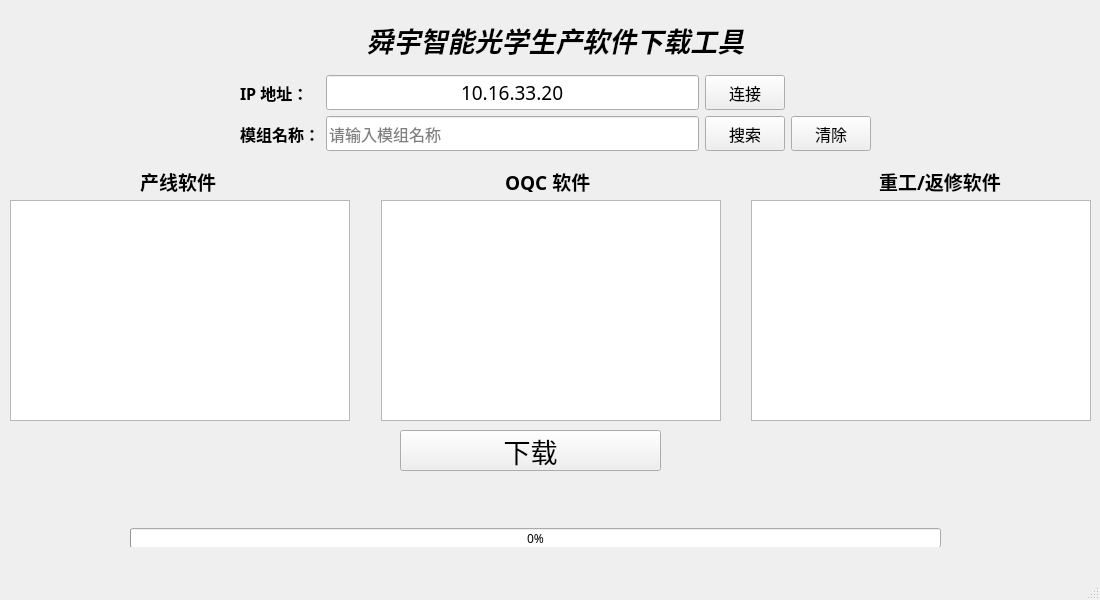
<?xml version="1.0" encoding="UTF-8"?>
<ui version="4.0">
 <class>MainWindow</class>
 <widget class="QMainWindow" name="MainWindow">
  <property name="geometry">
   <rect>
    <x>0</x>
    <y>0</y>
    <width>1100</width>
    <height>600</height>
   </rect>
  </property>
  <property name="minimumSize">
   <size>
    <width>1100</width>
    <height>600</height>
   </size>
  </property>
  <property name="maximumSize">
   <size>
    <width>1100</width>
    <height>600</height>
   </size>
  </property>
  <property name="font">
   <font>
    <family>楷体</family>
    <italic>false</italic>
   </font>
  </property>
  <property name="cursor">
   <cursorShape>ArrowCursor</cursorShape>
  </property>
  <property name="windowTitle">
   <string>MainWindow</string>
  </property>
  <widget class="QWidget" name="centralwidget">
   <widget class="QWidget" name="layoutWidget">
    <property name="geometry">
     <rect>
      <x>130</x>
      <y>480</y>
      <width>811</width>
      <height>67</height>
     </rect>
    </property>
    <layout class="QVBoxLayout" name="verticalLayout">
     <item>
      <widget class="QLabel" name="download_file">
       <property name="font">
        <font>
         <family>楷体</family>
         <pointsize>13</pointsize>
         <weight>75</weight>
         <italic>false</italic>
         <bold>true</bold>
        </font>
       </property>
       <property name="text">
        <string/>
       </property>
      </widget>
     </item>
     <item>
      <widget class="QLabel" name="download_process">
       <property name="font">
        <font>
         <family>楷体</family>
         <italic>true</italic>
        </font>
       </property>
       <property name="text">
        <string/>
       </property>
       <property name="alignment">
        <set>Qt::AlignRight|Qt::AlignTrailing|Qt::AlignVCenter</set>
       </property>
      </widget>
     </item>
     <item>
      <widget class="QProgressBar" name="progressBar">
       <property name="value">
        <number>0</number>
       </property>
      </widget>
     </item>
    </layout>
   </widget>
   <widget class="QWidget" name="layoutWidget">
    <property name="geometry">
     <rect>
      <x>140</x>
      <y>170</y>
      <width>861</width>
      <height>22</height>
     </rect>
    </property>
    <layout class="QHBoxLayout" name="horizontalLayout_2">
     <item>
      <widget class="QLabel" name="label_5">
       <property name="font">
        <font>
         <family>楷体</family>
         <pointsize>14</pointsize>
         <weight>75</weight>
         <italic>false</italic>
         <bold>true</bold>
        </font>
       </property>
       <property name="text">
        <string>产线软件</string>
       </property>
       <property name="buddy">
        <cstring>module_soft_list</cstring>
       </property>
      </widget>
     </item>
     <item>
      <spacer name="horizontalSpacer_3">
       <property name="orientation">
        <enum>Qt::Horizontal</enum>
       </property>
       <property name="sizeHint" stdset="0">
        <size>
         <width>208</width>
         <height>20</height>
        </size>
       </property>
      </spacer>
     </item>
     <item>
      <widget class="QLabel" name="label_6">
       <property name="font">
        <font>
         <family>楷体</family>
         <pointsize>14</pointsize>
         <weight>75</weight>
         <italic>false</italic>
         <bold>true</bold>
        </font>
       </property>
       <property name="text">
        <string>OQC 软件</string>
       </property>
       <property name="buddy">
        <cstring>oqc_soft_list</cstring>
       </property>
      </widget>
     </item>
     <item>
      <spacer name="horizontalSpacer_4">
       <property name="orientation">
        <enum>Qt::Horizontal</enum>
       </property>
       <property name="sizeHint" stdset="0">
        <size>
         <width>208</width>
         <height>20</height>
        </size>
       </property>
      </spacer>
     </item>
     <item>
      <widget class="QLabel" name="label_7">
       <property name="font">
        <font>
         <pointsize>14</pointsize>
         <weight>75</weight>
         <bold>true</bold>
        </font>
       </property>
       <property name="text">
        <string>重工/返修软件</string>
       </property>
       <property name="buddy">
        <cstring>restart_soft_list</cstring>
       </property>
      </widget>
     </item>
    </layout>
   </widget>
   <widget class="QPushButton" name="download_btn">
    <property name="enabled">
     <bool>true</bool>
    </property>
    <property name="geometry">
     <rect>
      <x>400</x>
      <y>430</y>
      <width>261</width>
      <height>41</height>
     </rect>
    </property>
    <property name="font">
     <font>
      <family>楷体</family>
      <pointsize>20</pointsize>
      <weight>50</weight>
      <italic>false</italic>
      <bold>false</bold>
      <kerning>true</kerning>
     </font>
    </property>
    <property name="cursor">
     <cursorShape>PointingHandCursor</cursorShape>
    </property>
    <property name="text">
     <string>下载</string>
    </property>
    <property name="shortcut">
     <string>F3</string>
    </property>
    <property name="checkable">
     <bool>false</bool>
    </property>
   </widget>
   <widget class="QWidget" name="layoutWidget">
    <property name="geometry">
     <rect>
      <x>10</x>
      <y>200</y>
      <width>1081</width>
      <height>221</height>
     </rect>
    </property>
    <layout class="QHBoxLayout" name="horizontalLayout_3">
     <item>
      <widget class="QListWidget" name="module_soft_list">
       <property name="minimumSize">
        <size>
         <width>340</width>
         <height>200</height>
        </size>
       </property>
       <property name="font">
        <font>
         <family>微软雅黑</family>
         <pointsize>9</pointsize>
         <weight>50</weight>
         <italic>false</italic>
         <bold>false</bold>
        </font>
       </property>
       <property name="cursor" stdset="0">
        <cursorShape>PointingHandCursor</cursorShape>
       </property>
       <property name="autoFillBackground">
        <bool>false</bool>
       </property>
      </widget>
     </item>
     <item>
      <spacer name="horizontalSpacer">
       <property name="orientation">
        <enum>Qt::Horizontal</enum>
       </property>
       <property name="sizeHint" stdset="0">
        <size>
         <width>18</width>
         <height>20</height>
        </size>
       </property>
      </spacer>
     </item>
     <item>
      <widget class="QListWidget" name="oqc_soft_list">
       <property name="minimumSize">
        <size>
         <width>340</width>
         <height>200</height>
        </size>
       </property>
       <property name="font">
        <font>
         <family>微软雅黑</family>
         <pointsize>9</pointsize>
         <italic>false</italic>
        </font>
       </property>
       <property name="cursor" stdset="0">
        <cursorShape>PointingHandCursor</cursorShape>
       </property>
      </widget>
     </item>
     <item>
      <spacer name="horizontalSpacer_2">
       <property name="orientation">
        <enum>Qt::Horizontal</enum>
       </property>
       <property name="sizeHint" stdset="0">
        <size>
         <width>18</width>
         <height>20</height>
        </size>
       </property>
      </spacer>
     </item>
     <item>
      <widget class="QListWidget" name="restart_soft_list">
       <property name="sizePolicy">
        <sizepolicy hsizetype="Expanding" vsizetype="Expanding">
         <horstretch>0</horstretch>
         <verstretch>0</verstretch>
        </sizepolicy>
       </property>
       <property name="minimumSize">
        <size>
         <width>340</width>
         <height>200</height>
        </size>
       </property>
       <property name="font">
        <font>
         <family>微软雅黑</family>
         <pointsize>9</pointsize>
         <italic>false</italic>
        </font>
       </property>
       <property name="cursor" stdset="0">
        <cursorShape>PointingHandCursor</cursorShape>
       </property>
      </widget>
     </item>
    </layout>
   </widget>
   <widget class="QWidget" name="">
    <property name="geometry">
     <rect>
      <x>240</x>
      <y>10</y>
      <width>631</width>
      <height>141</height>
     </rect>
    </property>
    <layout class="QVBoxLayout" name="verticalLayout_2">
     <item>
      <widget class="QLabel" name="label_4">
       <property name="font">
        <font>
         <family>楷体</family>
         <pointsize>20</pointsize>
         <weight>75</weight>
         <italic>true</italic>
         <bold>true</bold>
         <kerning>true</kerning>
        </font>
       </property>
       <property name="text">
        <string>舜宇智能光学生产软件下载工具</string>
       </property>
       <property name="alignment">
        <set>Qt::AlignCenter</set>
       </property>
      </widget>
     </item>
     <item>
      <layout class="QGridLayout" name="gridLayout">
       <item row="0" column="1">
        <widget class="QLineEdit" name="ip_1">
         <property name="minimumSize">
          <size>
           <width>0</width>
           <height>35</height>
          </size>
         </property>
         <property name="font">
          <font>
           <family>楷体</family>
           <pointsize>14</pointsize>
           <weight>50</weight>
           <italic>false</italic>
           <bold>false</bold>
          </font>
         </property>
         <property name="text">
          <string>10.16.33.20</string>
         </property>
         <property name="maxLength">
          <number>15</number>
         </property>
         <property name="alignment">
          <set>Qt::AlignCenter</set>
         </property>
        </widget>
       </item>
       <item row="1" column="2">
        <widget class="QPushButton" name="search_module_btn">
         <property name="minimumSize">
          <size>
           <width>0</width>
           <height>35</height>
          </size>
         </property>
         <property name="maximumSize">
          <size>
           <width>16777215</width>
           <height>35</height>
          </size>
         </property>
         <property name="font">
          <font>
           <family>楷体</family>
           <pointsize>12</pointsize>
           <italic>false</italic>
          </font>
         </property>
         <property name="cursor">
          <cursorShape>PointingHandCursor</cursorShape>
         </property>
         <property name="text">
          <string>搜索</string>
         </property>
         <property name="shortcut">
          <string>Return</string>
         </property>
        </widget>
       </item>
       <item row="1" column="0">
        <widget class="QLabel" name="label_2">
         <property name="font">
          <font>
           <family>楷体</family>
           <pointsize>12</pointsize>
           <weight>75</weight>
           <italic>false</italic>
           <bold>true</bold>
          </font>
         </property>
         <property name="text">
          <string>模组名称：</string>
         </property>
        </widget>
       </item>
       <item row="0" column="0">
        <widget class="QLabel" name="label">
         <property name="font">
          <font>
           <family>楷体</family>
           <pointsize>12</pointsize>
           <weight>75</weight>
           <italic>false</italic>
           <bold>true</bold>
          </font>
         </property>
         <property name="text">
          <string>IP 地址：</string>
         </property>
        </widget>
       </item>
       <item row="1" column="1">
        <widget class="QLineEdit" name="module_name">
         <property name="enabled">
          <bool>true</bool>
         </property>
         <property name="minimumSize">
          <size>
           <width>0</width>
           <height>35</height>
          </size>
         </property>
         <property name="font">
          <font>
           <family>楷体</family>
           <pointsize>12</pointsize>
           <weight>50</weight>
           <italic>false</italic>
           <bold>false</bold>
          </font>
         </property>
         <property name="text">
          <string/>
         </property>
         <property name="placeholderText">
          <string>请输入模组名称</string>
         </property>
        </widget>
       </item>
       <item row="0" column="2">
        <widget class="QPushButton" name="link_ftp_btn">
         <property name="minimumSize">
          <size>
           <width>0</width>
           <height>35</height>
          </size>
         </property>
         <property name="maximumSize">
          <size>
           <width>16777215</width>
           <height>35</height>
          </size>
         </property>
         <property name="font">
          <font>
           <family>楷体</family>
           <pointsize>12</pointsize>
           <italic>false</italic>
          </font>
         </property>
         <property name="cursor">
          <cursorShape>PointingHandCursor</cursorShape>
         </property>
         <property name="text">
          <string>连接</string>
         </property>
         <property name="shortcut">
          <string>F1</string>
         </property>
        </widget>
       </item>
       <item row="1" column="3">
        <widget class="QPushButton" name="clear_btn">
         <property name="minimumSize">
          <size>
           <width>0</width>
           <height>35</height>
          </size>
         </property>
         <property name="maximumSize">
          <size>
           <width>16777215</width>
           <height>35</height>
          </size>
         </property>
         <property name="font">
          <font>
           <pointsize>12</pointsize>
          </font>
         </property>
         <property name="text">
          <string>清除</string>
         </property>
         <property name="shortcut">
          <string>F2</string>
         </property>
        </widget>
       </item>
      </layout>
     </item>
    </layout>
   </widget>
  </widget>
  <widget class="QMenuBar" name="menubar">
   <property name="geometry">
    <rect>
     <x>0</x>
     <y>0</y>
     <width>1100</width>
     <height>23</height>
    </rect>
   </property>
  </widget>
  <widget class="QStatusBar" name="statusbar"/>
 </widget>
 <tabstops>
  <tabstop>module_name</tabstop>
  <tabstop>module_soft_list</tabstop>
  <tabstop>restart_soft_list</tabstop>
  <tabstop>ip_1</tabstop>
  <tabstop>link_ftp_btn</tabstop>
  <tabstop>search_module_btn</tabstop>
  <tabstop>download_btn</tabstop>
  <tabstop>clear_btn</tabstop>
 </tabstops>
 <resources/>
 <connections/>
</ui>
